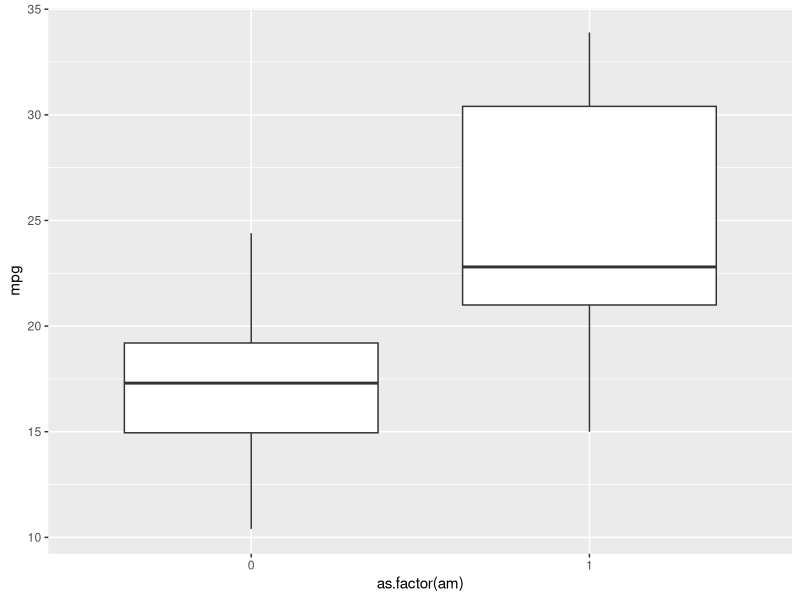

Generate this figure with R: (Note: this script raises an error after producing the figure.)
## ---- chunk 1
library(ggplot2)
data(mtcars)
head(mtcars)
## ---- chunk 2
df1 <- mtcars[mtcars$am==1,]
df2 <- mtcars[mtcars$am==0,]
dim(df1)
dim(df2)
ind <- sample(1:nrow(df2), nrow(df1))
df2 <- df2[ind,]
fit1 <- lm(mpg~.-am, data=df1)
fit2 <- lm(mpg~.-am, data=df2)
summary(fit1)
summary(fit2)
## ---- chunk 3
t.test(fit1$fitted.values,fit2$fitted.values)
## ---- chunk 4
ggplot(mtcars, aes(as.factor(am),mpg))+geom_boxplot()
## ---- chunk 5
plot(fit1$mpg, fit1$residuals, xlab="mpg",ylab="residuals", main="residuals for automatic")
## ---- chunk 6
plot(fit2$mpg, fit2$residuals, xlab="mpg",ylab="residuals", main="residuals for manual")
